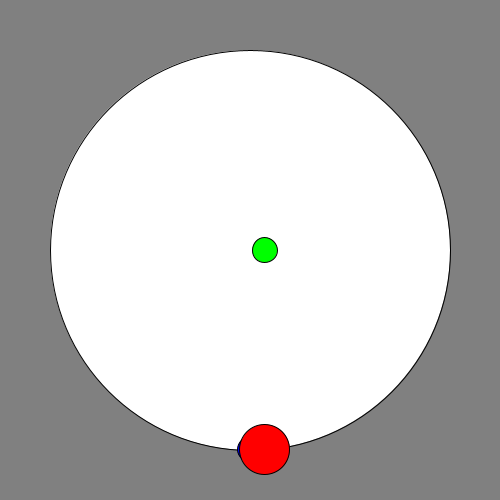
Frame 1 (no input)
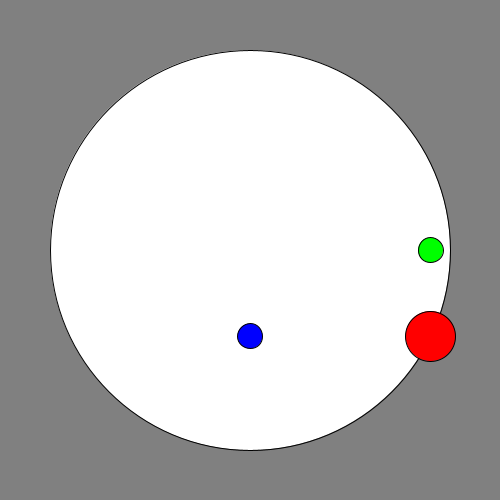
Frame 60 (the mouse pressed at the canvas centre just before this capture)
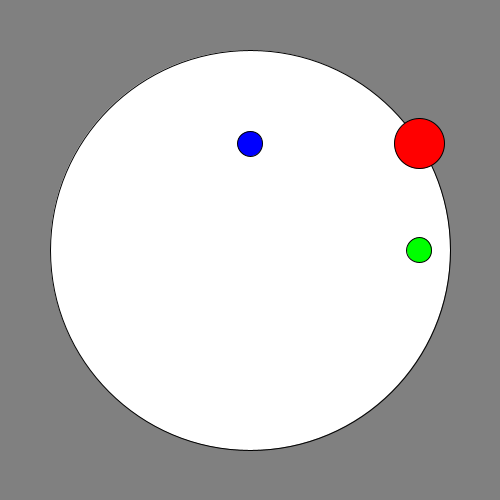
Frame 120 (the mouse held since frame 60 and released just before this capture)

The Processing sketch that drew these frames (run headless with seeded random() and noise(); from frame 60 on, the mouse is pressed at the canvas centre):

// Processing sketch: SignalDemo
// ── SignalDemo.pde
void setup() {
  size(500, 500);
}

void draw() {
  background(128);

  float time = millis()/1000.0;
  
  float x = sin(time) * 200 + width/2;
  float y = cos(time) * 200 + height/2;

  fill(255);
  ellipse(width/2, height/2, 400, 400);
  fill(0, 255, 0);
  ellipse(x, height/2, 25, 25);
  fill(0, 0, 255);
  ellipse(width/2, y, 25, 25);
  fill(255, 0, 0);
  ellipse(x, y, 50, 50);
}
